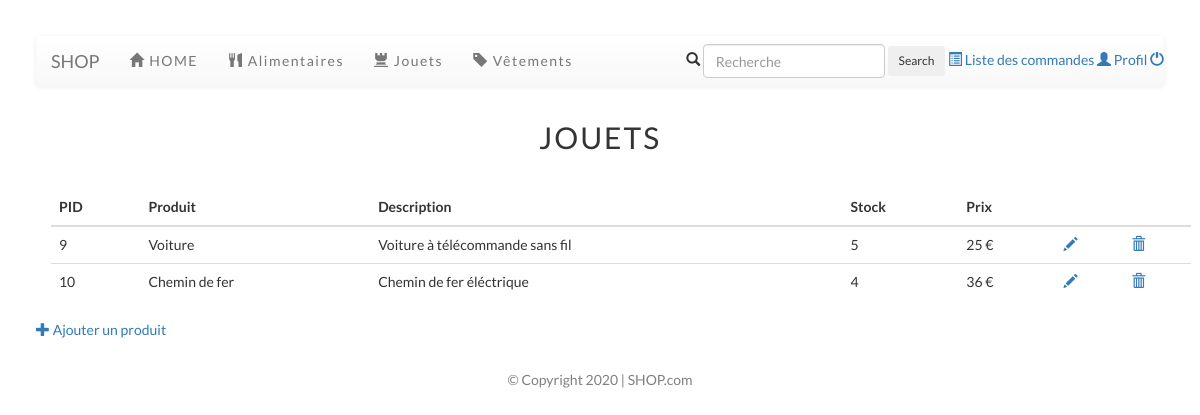
Page /toy_v.php (signed in) on the committed database.
### tables this page shows
CREATE TABLE `produits` (
  `pid` int(11) NOT NULL,
  `nom` varchar(50) NOT NULL,
  `description` text NOT NULL,
  `qte` int(11) UNSIGNED NOT NULL,
  `prix` float UNSIGNED NOT NULL,
  `uid` int(11) NOT NULL,
  `ctid` int(11) NOT NULL
);

### auth/loader.php (called while the page is built, shortened)
<?php
spl_autoload_register(function ($class) {
    $path = explode('\\',$class);
    $class = array_pop($path);
});
$idm = new Pw\Auth\Identity\IdentityManager();

### auth/IdentityManager.php (called while the page is built, shortened)
<?php
class IdentityManager implements \ArrayAccess{
    protected $storage;
    public function __construct(&$storage = null){
        if (is_array($storage)) {
            $this->storage = &$storage;
        } elseif ($storage instanceof ArrayAccess) {
            $this->storage = $storage;
        } else {
            $this->storage = &$_SESSION;
        }
    }
    public function hasIdentity(){
        return isset($this->storage[self::IDKEY]) && isset($this->storage[self::IDKEY]['identity']);
    }
    public function hasUid(){
        return $this->hasIdentity() && isset($this->storage[self::IDKEY]['uid']);
    }
    public function getUid(){
        return $this->storage[self::IDKEY]['uid'];
    }
}

### toy_v.php (the view, shortened to what this page needs)
<?php
	require('auth/EtreAuthentifie.php');
	$id = $idm->getUid();
    $res = $db -> prepare ('SELECT * FROM produits WHERE ctid = 3 AND uid ='.$id.'');
    $res->execute(['id'=>$id]);
    require ('include/header_ven.php');
?>
<p class = "titre"> Jouets </p>
<div class ="container">
    <div class="row">
        <div class="col-lg-12 col-md-12 col-sm-12 col-xs-12">
            <table class = "table">
                <thead>
                    <tr>
						<th>PID</th>
                        <th>Produit</th>
                        <th>Description</th>
                        <th>Stock</th>
                        <th>Prix</th>
                        <th></th>
                        <th></th>
                    </tr>
                </thead>
                <tbody>
<?php
                    foreach ($res as $value){
						$pid = $value ['pid'];
                        $nom = $value ['nom'];
                        $description = $value ['description'];
                        $prix = $value ['prix'];
                        $qte = $value ['qte'];
?>
                        <tr>
							<td><?php echo $pid ;?></td>
                            <td><?php echo htmlspecialchars ($nom) ;?></td>
                            <td><?php echo htmlspecialchars($description) ;?></td>
                            <td><?php echo $qte ;?></td>
                            <td><?php echo $prix.' €'; ?></td>
                            <td><a href="mod.php?pid=<?php echo $pid; ?>"><span class="glyphicon glyphicon-pencil"></span></a></td>
                            <td><a href="sup.php?pid=<?php echo $pid; ?>"><span class="glyphicon glyphicon-trash"></span></a></td>
                        </tr>
<?php
                    }
?>
                </tbody>
            </table>
        </div>
    </div>
</div>
<a href="ajout.php"><span class="glyphicon glyphicon-plus"></span> Ajouter un produit </a>
<?php
	require ('include/footer.php');
?>

### include/header_ven.php (style rules this page uses)
.titre { text-align : center; text-transform: uppercase; letter-spacing: 2px; font-size : 3rem; margin-top: 3rem; margin-bottom: 3rem; }
body { font-family: "Lato"; padding : 3%; }

### rows in the picture
produits: pid "9", nom "Voiture", description "Voiture à télécommande sans fil", qte "5", prix "25"
produits: pid "10", nom "Chemin de fer", description "Chemin de fer éléctrique", qte "4", prix "36"
